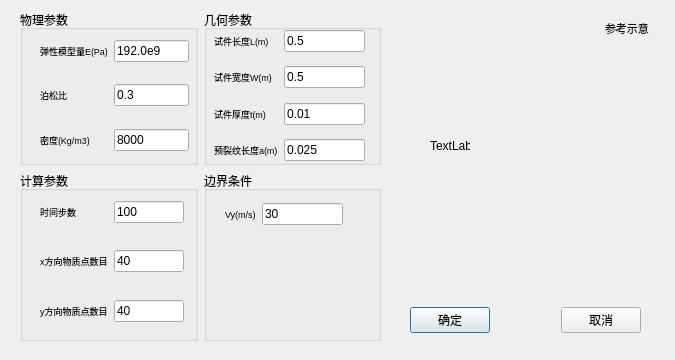
<?xml version="1.0" encoding="UTF-8"?>
<ui version="4.0">
 <class>QWParaInput3</class>
 <widget class="QDialog" name="QWParaInput3">
  <property name="geometry">
   <rect>
    <x>0</x>
    <y>0</y>
    <width>675</width>
    <height>360</height>
   </rect>
  </property>
  <property name="windowTitle">
   <string>模型3：中心缺口试件裂纹扩展试验</string>
  </property>
  <widget class="QWidget" name="horizontalLayoutWidget">
   <property name="geometry">
    <rect>
     <x>410</x>
     <y>280</y>
     <width>231</width>
     <height>80</height>
    </rect>
   </property>
   <layout class="QHBoxLayout" name="horizontalLayout_2">
    <item>
     <widget class="QPushButton" name="pushButton_2">
      <property name="text">
       <string>确定</string>
      </property>
     </widget>
    </item>
    <item>
     <spacer name="horizontalSpacer">
      <property name="orientation">
       <enum>Qt::Horizontal</enum>
      </property>
      <property name="sizeHint" stdset="0">
       <size>
        <width>40</width>
        <height>20</height>
       </size>
      </property>
     </spacer>
    </item>
    <item>
     <widget class="QPushButton" name="pushButton">
      <property name="text">
       <string>取消</string>
      </property>
     </widget>
    </item>
   </layout>
  </widget>
  <widget class="QLabel" name="label_11">
   <property name="geometry">
    <rect>
     <x>430</x>
     <y>140</y>
     <width>40</width>
     <height>12</height>
    </rect>
   </property>
   <property name="text">
    <string>TextLabel</string>
   </property>
  </widget>
  <widget class="QLabel" name="label_5">
   <property name="geometry">
    <rect>
     <x>605</x>
     <y>20</y>
     <width>61</width>
     <height>16</height>
    </rect>
   </property>
   <property name="font">
    <font>
     <family>华文仿宋</family>
     <pointsize>8</pointsize>
    </font>
   </property>
   <property name="text">
    <string>参考示意</string>
   </property>
  </widget>
  <widget class="QWidget" name="layoutWidget">
   <property name="geometry">
    <rect>
     <x>20</x>
     <y>10</y>
     <width>361</width>
     <height>331</height>
    </rect>
   </property>
   <layout class="QGridLayout" name="gridLayout">
    <item row="0" column="1">
     <widget class="QGroupBox" name="groupBox">
      <property name="title">
       <string>几何参数</string>
      </property>
      <widget class="QWidget" name="layoutWidget_3">
       <property name="geometry">
        <rect>
         <x>10</x>
         <y>20</y>
         <width>151</width>
         <height>131</height>
        </rect>
       </property>
       <layout class="QFormLayout" name="formLayout_4">
        <item row="0" column="0">
         <widget class="QLabel" name="label_16">
          <property name="font">
           <font>
            <pointsize>7</pointsize>
           </font>
          </property>
          <property name="text">
           <string>试件长度L(m)</string>
          </property>
          <property name="buddy">
           <cstring>lineEdit</cstring>
          </property>
         </widget>
        </item>
        <item row="0" column="1">
         <widget class="QLineEdit" name="lineEdit_4">
          <property name="text">
           <string>0.5</string>
          </property>
         </widget>
        </item>
        <item row="2" column="0">
         <widget class="QLabel" name="label_17">
          <property name="font">
           <font>
            <pointsize>7</pointsize>
           </font>
          </property>
          <property name="text">
           <string>试件宽度W(m)</string>
          </property>
          <property name="buddy">
           <cstring>lineEdit</cstring>
          </property>
         </widget>
        </item>
        <item row="2" column="1">
         <widget class="QLineEdit" name="lineEdit_5">
          <property name="text">
           <string>0.5</string>
          </property>
         </widget>
        </item>
        <item row="1" column="1">
         <spacer name="verticalSpacer_9">
          <property name="orientation">
           <enum>Qt::Vertical</enum>
          </property>
          <property name="sizeHint" stdset="0">
           <size>
            <width>20</width>
            <height>40</height>
           </size>
          </property>
         </spacer>
        </item>
        <item row="4" column="0">
         <widget class="QLabel" name="label_18">
          <property name="font">
           <font>
            <pointsize>7</pointsize>
           </font>
          </property>
          <property name="text">
           <string>试件厚度t(m)</string>
          </property>
          <property name="buddy">
           <cstring>lineEdit</cstring>
          </property>
         </widget>
        </item>
        <item row="6" column="0">
         <widget class="QLabel" name="label_19">
          <property name="font">
           <font>
            <pointsize>7</pointsize>
           </font>
          </property>
          <property name="text">
           <string>预裂纹长度a(m)</string>
          </property>
          <property name="buddy">
           <cstring>lineEdit</cstring>
          </property>
         </widget>
        </item>
        <item row="3" column="1">
         <spacer name="verticalSpacer_10">
          <property name="orientation">
           <enum>Qt::Vertical</enum>
          </property>
          <property name="sizeHint" stdset="0">
           <size>
            <width>20</width>
            <height>40</height>
           </size>
          </property>
         </spacer>
        </item>
        <item row="5" column="1">
         <spacer name="verticalSpacer_11">
          <property name="orientation">
           <enum>Qt::Vertical</enum>
          </property>
          <property name="sizeHint" stdset="0">
           <size>
            <width>20</width>
            <height>40</height>
           </size>
          </property>
         </spacer>
        </item>
        <item row="4" column="1">
         <widget class="QLineEdit" name="lineEdit_6">
          <property name="text">
           <string>0.01</string>
          </property>
         </widget>
        </item>
        <item row="6" column="1">
         <widget class="QLineEdit" name="lineEdit_7">
          <property name="text">
           <string>0.025</string>
          </property>
         </widget>
        </item>
       </layout>
      </widget>
     </widget>
    </item>
    <item row="1" column="0">
     <widget class="QGroupBox" name="groupBox_3">
      <property name="minimumSize">
       <size>
        <width>0</width>
        <height>170</height>
       </size>
      </property>
      <property name="title">
       <string>计算参数</string>
      </property>
      <widget class="QWidget" name="layoutWidget_4">
       <property name="geometry">
        <rect>
         <x>20</x>
         <y>30</y>
         <width>144</width>
         <height>121</height>
        </rect>
       </property>
       <layout class="QFormLayout" name="formLayout_3">
        <item row="0" column="0">
         <widget class="QLabel" name="label_8">
          <property name="font">
           <font>
            <pointsize>7</pointsize>
           </font>
          </property>
          <property name="text">
           <string>时间步数</string>
          </property>
          <property name="buddy">
           <cstring>lineEdit</cstring>
          </property>
         </widget>
        </item>
        <item row="0" column="1">
         <widget class="QLineEdit" name="lineEdit_8">
          <property name="text">
           <string>100</string>
          </property>
         </widget>
        </item>
        <item row="1" column="1">
         <spacer name="verticalSpacer">
          <property name="orientation">
           <enum>Qt::Vertical</enum>
          </property>
          <property name="sizeHint" stdset="0">
           <size>
            <width>20</width>
            <height>40</height>
           </size>
          </property>
         </spacer>
        </item>
        <item row="2" column="0">
         <widget class="QLabel" name="label_14">
          <property name="font">
           <font>
            <pointsize>7</pointsize>
           </font>
          </property>
          <property name="text">
           <string>x方向物质点数目</string>
          </property>
          <property name="buddy">
           <cstring>lineEdit</cstring>
          </property>
         </widget>
        </item>
        <item row="2" column="1">
         <widget class="QLineEdit" name="lineEdit_9">
          <property name="text">
           <string>40</string>
          </property>
         </widget>
        </item>
        <item row="3" column="1">
         <spacer name="verticalSpacer_12">
          <property name="orientation">
           <enum>Qt::Vertical</enum>
          </property>
          <property name="sizeHint" stdset="0">
           <size>
            <width>20</width>
            <height>40</height>
           </size>
          </property>
         </spacer>
        </item>
        <item row="4" column="0">
         <widget class="QLabel" name="label_15">
          <property name="font">
           <font>
            <pointsize>7</pointsize>
           </font>
          </property>
          <property name="text">
           <string>y方向物质点数目</string>
          </property>
          <property name="buddy">
           <cstring>lineEdit</cstring>
          </property>
         </widget>
        </item>
        <item row="4" column="1">
         <widget class="QLineEdit" name="lineEdit_10">
          <property name="text">
           <string>40</string>
          </property>
         </widget>
        </item>
       </layout>
      </widget>
     </widget>
    </item>
    <item row="1" column="1">
     <widget class="QGroupBox" name="groupBox_4">
      <property name="title">
       <string>边界条件</string>
      </property>
      <widget class="QWidget" name="layoutWidget_2">
       <property name="geometry">
        <rect>
         <x>21</x>
         <y>31</y>
         <width>118</width>
         <height>24</height>
        </rect>
       </property>
       <layout class="QHBoxLayout" name="horizontalLayout">
        <item>
         <widget class="QLabel" name="label_10">
          <property name="font">
           <font>
            <pointsize>7</pointsize>
           </font>
          </property>
          <property name="text">
           <string>Vy(m/s)</string>
          </property>
         </widget>
        </item>
        <item>
         <widget class="QLineEdit" name="lineEdit_11">
          <property name="text">
           <string>30</string>
          </property>
         </widget>
        </item>
       </layout>
      </widget>
     </widget>
    </item>
    <item row="0" column="0">
     <widget class="QGroupBox" name="groupBox_2">
      <property name="title">
       <string>物理参数</string>
      </property>
      <widget class="QWidget" name="layoutWidget_5">
       <property name="geometry">
        <rect>
         <x>20</x>
         <y>30</y>
         <width>149</width>
         <height>111</height>
        </rect>
       </property>
       <layout class="QFormLayout" name="formLayout">
        <item row="0" column="0">
         <widget class="QLabel" name="label">
          <property name="font">
           <font>
            <pointsize>7</pointsize>
           </font>
          </property>
          <property name="text">
           <string>弹性模型量E(Pa)</string>
          </property>
          <property name="buddy">
           <cstring>lineEdit</cstring>
          </property>
         </widget>
        </item>
        <item row="0" column="1">
         <widget class="QLineEdit" name="lineEdit">
          <property name="text">
           <string>192.0e9</string>
          </property>
         </widget>
        </item>
        <item row="2" column="0">
         <widget class="QLabel" name="label_2">
          <property name="font">
           <font>
            <pointsize>7</pointsize>
           </font>
          </property>
          <property name="text">
           <string>泊松比</string>
          </property>
          <property name="buddy">
           <cstring>lineEdit</cstring>
          </property>
         </widget>
        </item>
        <item row="3" column="1">
         <spacer name="verticalSpacer_3">
          <property name="orientation">
           <enum>Qt::Vertical</enum>
          </property>
          <property name="sizeHint" stdset="0">
           <size>
            <width>20</width>
            <height>40</height>
           </size>
          </property>
         </spacer>
        </item>
        <item row="5" column="0">
         <widget class="QLabel" name="label_6">
          <property name="font">
           <font>
            <pointsize>7</pointsize>
           </font>
          </property>
          <property name="text">
           <string>密度(Kg/m3)</string>
          </property>
          <property name="buddy">
           <cstring>lineEdit</cstring>
          </property>
         </widget>
        </item>
        <item row="2" column="1">
         <widget class="QLineEdit" name="lineEdit_2">
          <property name="text">
           <string>0.3</string>
          </property>
         </widget>
        </item>
        <item row="1" column="1">
         <spacer name="verticalSpacer_6">
          <property name="orientation">
           <enum>Qt::Vertical</enum>
          </property>
          <property name="sizeHint" stdset="0">
           <size>
            <width>20</width>
            <height>40</height>
           </size>
          </property>
         </spacer>
        </item>
        <item row="5" column="1">
         <widget class="QLineEdit" name="lineEdit_3">
          <property name="text">
           <string>8000</string>
          </property>
         </widget>
        </item>
       </layout>
      </widget>
     </widget>
    </item>
   </layout>
  </widget>
 </widget>
 <resources/>
 <connections>
  <connection>
   <sender>pushButton_2</sender>
   <signal>clicked()</signal>
   <receiver>QWParaInput3</receiver>
   <slot>accept()</slot>
   <hints>
    <hint type="sourcelabel">
     <x>426</x>
     <y>320</y>
    </hint>
    <hint type="destinationlabel">
     <x>402</x>
     <y>341</y>
    </hint>
   </hints>
  </connection>
  <connection>
   <sender>pushButton</sender>
   <signal>clicked()</signal>
   <receiver>QWParaInput3</receiver>
   <slot>reject()</slot>
   <hints>
    <hint type="sourcelabel">
     <x>576</x>
     <y>320</y>
    </hint>
    <hint type="destinationlabel">
     <x>545</x>
     <y>344</y>
    </hint>
   </hints>
  </connection>
 </connections>
</ui>
